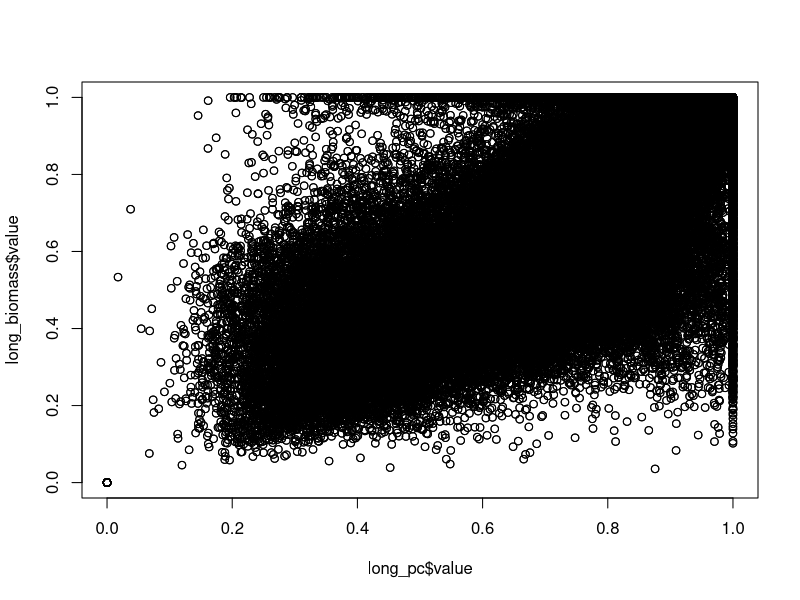

R code for this plot: (Note: this script raises an error after producing the figure.)
library("tidyverse")
library("vegan")
library("reshape2")

df_biomass <- read.csv("biomass_12_Mar.csv", row.names = 1)
df_pc <- read.csv("pc_12_Mar.csv", row.names = 1)
metadata <- read.csv("metadata.csv")



bray_pc <- vegdist(df_pc, method = "bray")
eucc_biomass <- vegdist(df_biomass, method = "bray")

long_pc <- melt(as.matrix(bray_pc), varnames = c("row", "col"))
long_biomass <- melt(as.matrix(eucc_biomass), varnames = c("row", "col"))


long_pc$row <- factor(long_pc$row, levels = metadata$X.1, labels = metadata$treatment)
long_pc$col <- factor(long_pc$col, levels = metadata$X.1, labels = metadata$treatment)


long_biomass$row <- factor(long_biomass$row, levels = metadata$X.1, labels = metadata$treatment)
long_biomass$col <- factor(long_biomass$col, levels = metadata$X.1, labels = metadata$treatment)



summary(lm(long_biomass$value ~ long_pc$value ))

plot(long_biomass$value ~ long_pc$value)
boxplot(long_pc$value ~ long_pc$treatment)
